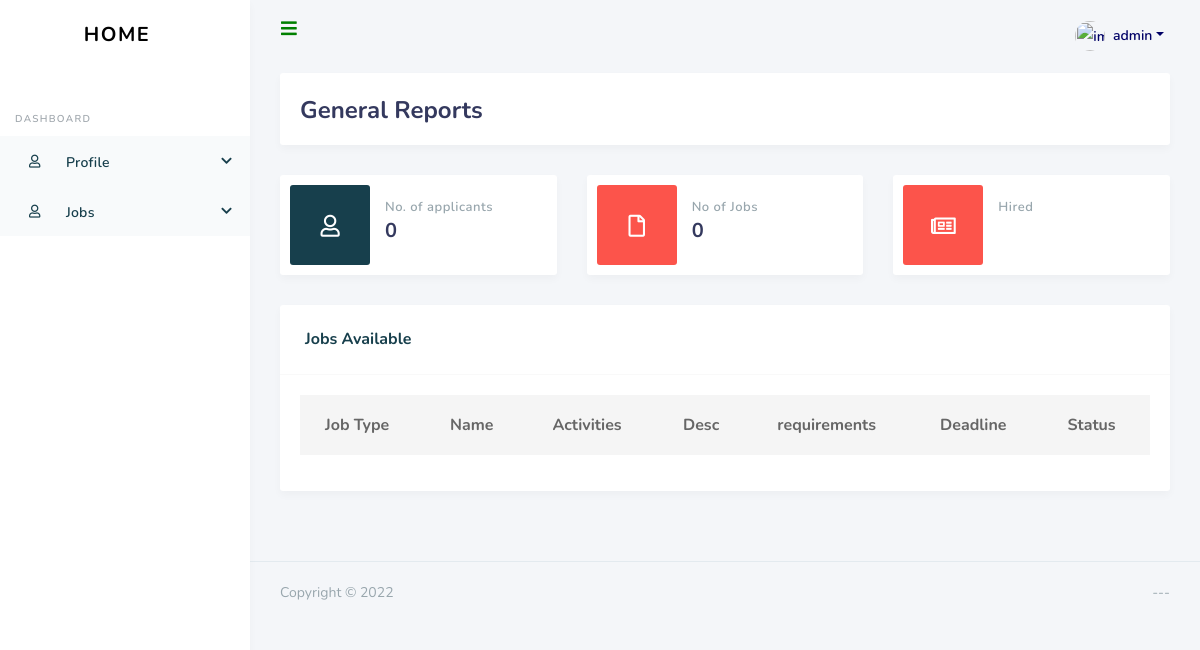
The app's page /dashboard (signed in), older data.
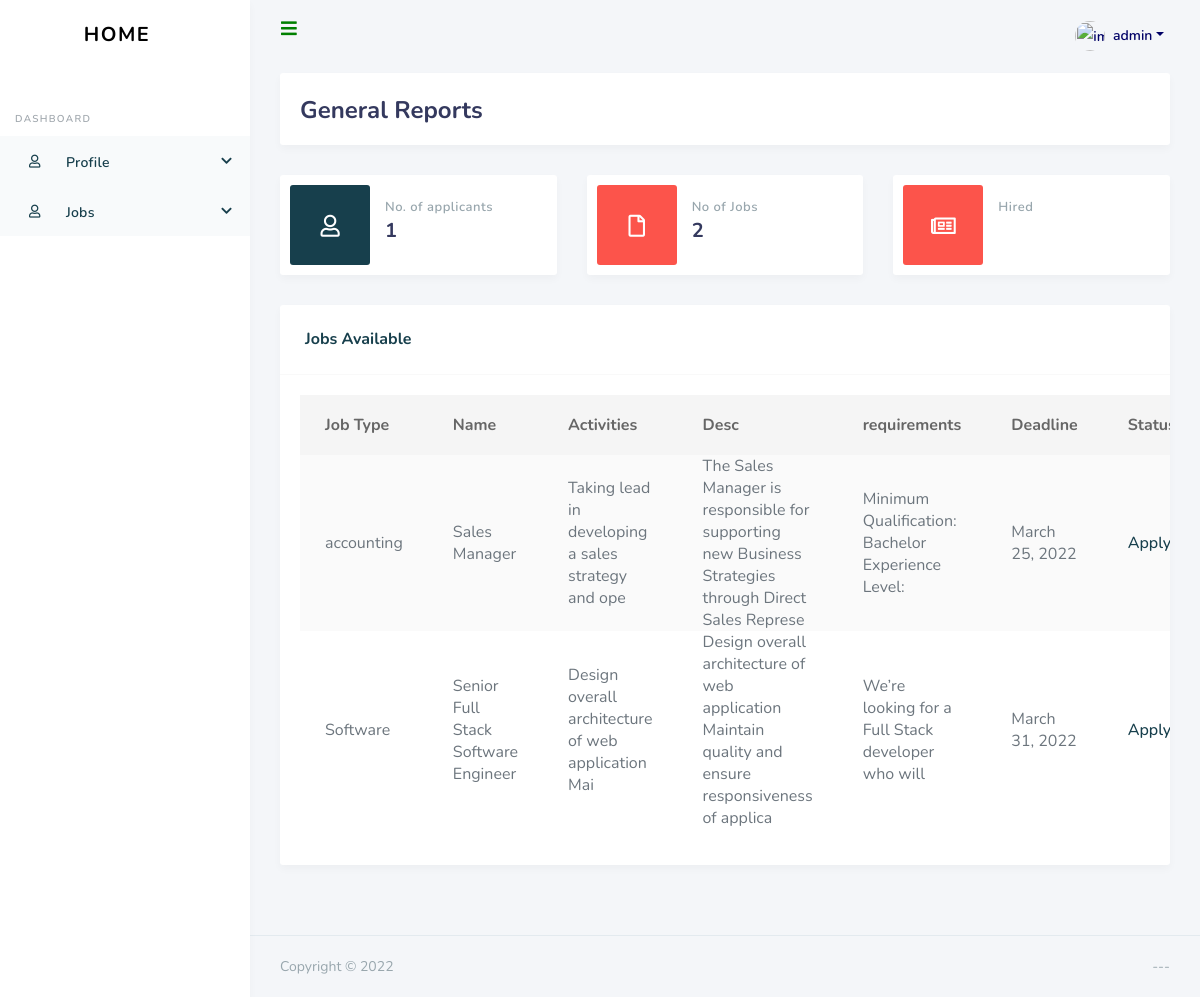
The same page, newer data.
### recuit/models.py (models this page shows, shortened)
class Job(models.Model):
    jobType = models.ForeignKey(
        JobType, on_delete=models.CASCADE)
    name = models.CharField(max_length=50)
    description = models.CharField(max_length=100)
    activities = models.CharField(max_length=50)
    requirements = models.CharField(max_length=50)
    deadline = models.DateField()
    Active_Status = 1
    Inactive_Status = 0
    STATUS_CHOICES = (
        (Active_Status, 'active'),
        (Inactive_Status, 'unactive'),
    )
    status = models.IntegerField(choices=STATUS_CHOICES, default=Inactive_Status)
    created_on = models.DateTimeField(auto_now=True)
    updated_on = models.DateTimeField(auto_now=True)
    class Meta:
        ordering = ['name']

class JobType(models.Model):
    name = models.CharField(max_length=50)
    description = models.CharField(max_length=100)
    created = models.DateTimeField(auto_now_add=True)
    class Meta:
        ordering = ['-created']
    def __str__(self):
        return self.name

### recuit/views.py (the view)
# urls.py: path('dashboard',views.Dashboard2, name='Dashboard2'),
def Dashboard2(request):
    today = datetime.datetime.today()
    jobs = Job.objects.all().filter(deadline__gt=today)
    applications = Applications.objects.all().count()
    totalJobs = Job.objects.all().count()
    to_be_deleted = []
    for job in jobs:
        if not Applications.objects.filter(job=job,
                                           user=request.user).exists():
            to_be_deleted.append(job.id)
            jobs.exclude(id__in=to_be_deleted)
        else:
            print('false')
    context = {'jobs': jobs, 'applications': applications, 'totalJobs': totalJobs}
    return render(request, 'Dashboard2.html', context)

### recuit/templatetags/user_tags.py (called while the page is built)
@register.filter(name='has_group')
def has_group(user, group_name):
    group = Group.objects.filter(name=group_name)
    if group:
        group = group.first()
        return group in user.groups.all()
    else:
        return False

### recuit/templates/Dashboard2.html (shortened to what this page needs)
{% extends "base.html" %}
{% block page_content %}
{% load humanize %}
{% load user_tags %}
      <div class="main-content">
        <section class="section">
          <div class="section-header">
            <h1>General Reports </h1>
          </div>
          <div class="row">
            <div class="col-lg-4 col-md-6 col-sm-6 col-12">
              <div class="card card-statistic-1">
                <div class="card-icon bg-primary">
                  <i class="far fa-user" style="margin-top:30"></i>
                </div>
                <div class="card-wrap">
                  <div class="card-header">
                    <h4>No. of applicants </h4>
                  </div>
                  <div class="card-body">
                    {{applications}}
                  </div>
                </div>
              </div>
            </div>
            <div class="col-lg-4 col-md-6 col-sm-6 col-12">
              <div class="card card-statistic-1">
                <div class="card-icon bg-danger">
                  <i class="far fa-file" style="margin-top:30"></i>
                </div>
                <div class="card-wrap">
                  <div class="card-header">
                    <h4>No of Jobs</h4>
                  </div>
                  <div class="card-body">
                   {{totalJobs |intcomma}}
                  </div>
                </div>
              </div>
            </div>
             <div class="col-lg-4 col-md-6 col-sm-6 col-12">
              <div class="card card-statistic-1">
                <div class="card-icon bg-danger">
                  <i class="far fa-newspaper" style="margin-top:30"></i>
                </div>
                <div class="card-wrap">
                  <div class="card-header">
                    <h4>Hired</h4>
                  </div>
                </div>
              </div>
            </div>
          </div>
          <div class="row">
            <div class="col-lg-12 col-md-12 col-12 col-sm-12">
                    <div class="card">
                      <div class="card-header">
                        <h4>Jobs Available</h4>
                      </div>
                      <div class="card-body p-0">
                        <div class="table-responsive" style="padding: 20px !important;">
                          <table class="table table-striped" id="dataTable" width="100%" style="padding:50px !important;" cellspacing="0">
                            <thead>
                               <tr>
                                    <th>Job Type</th>
                                    <th>Name</th>
                                    <th>Activities</th>
                                    <th>Desc</th>
                                    <th>requirements</th>
                                    <th>Deadline</th>
                                   <th>Status</th>
                                </tr>
                            </thead>
                              <tbody>
                                {% for job in jobs %}
                                    <tr>
                                        <td>{{job.jobType}}</td>
                                        <td>{{job.name}}</td>
                                        <td>{{job.activities}}</td>
                                         <td>{{job.description}}</td>
                                        <td>{{job.requirements}}</td>
                                        <td>{{job.deadline}}</td>
                                        <td><a href="apply/{{job.id}}" class="button">Apply</a></td>
                                    </tr>
                                {% endfor %}
                              </tbody>
                          </table>
                        </div>
                      </div>
                    </div>
                </div>
          </div>
        </section>
      </div>
{% endblock %}

Row changes from the older to the newer data that the page shows:
added Job: jobType "accounting", name "Sales Manager", activities "Taking lead in developing a sales strategy and ope", description "The Sales Manager is responsible for supporting new Business Strategies through Direct Sales Represe", requirements "Minimum Qualification: Bachelor Experience Level:", deadline "March 25, 2022"
added Job: jobType "Software", name "Senior Full Stack Software Engineer", activities "Design overall architecture of web application Mai", description "Design overall architecture of web application Maintain quality and ensure responsiveness of applica", requirements "We’re looking for a Full Stack developer who will", deadline "March 31, 2022"
Text that changed along with them:
{{ applications }}: "0" → "1"
{{ totalJobs |intcomma }}: "0" → "2"
